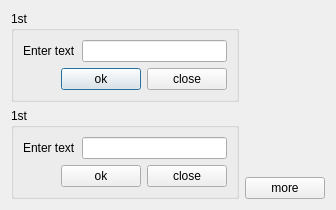
<?xml version="1.0" encoding="UTF-8"?>
<ui version="4.0">
 <class>MyDialogWindow</class>
 <widget class="QDialog" name="MyDialogWindow">
  <property name="geometry">
   <rect>
    <x>0</x>
    <y>0</y>
    <width>336</width>
    <height>196</height>
   </rect>
  </property>
  <property name="windowTitle">
   <string>Dialog</string>
  </property>
  <layout class="QGridLayout" name="gridLayout_5">
   <item row="0" column="0">
    <layout class="QGridLayout" name="gridLayout_4">
     <item row="0" column="0">
      <layout class="QGridLayout" name="gridLayout_3">
       <item row="0" column="0">
        <widget class="QGroupBox" name="groupBox">
         <property name="title">
          <string>1st</string>
         </property>
         <layout class="QGridLayout" name="gridLayout">
          <item row="0" column="0">
           <widget class="QLabel" name="label">
            <property name="text">
             <string>Enter text</string>
            </property>
           </widget>
          </item>
          <item row="0" column="1">
           <widget class="QLineEdit" name="lineEdit"/>
          </item>
          <item row="1" column="0" colspan="2">
           <layout class="QHBoxLayout" name="horizontalLayout">
            <item>
             <spacer name="horizontalSpacer">
              <property name="orientation">
               <enum>Qt::Horizontal</enum>
              </property>
              <property name="sizeHint" stdset="0">
               <size>
                <width>40</width>
                <height>20</height>
               </size>
              </property>
             </spacer>
            </item>
            <item>
             <widget class="QPushButton" name="okButton">
              <property name="text">
               <string>ok</string>
              </property>
             </widget>
            </item>
            <item>
             <widget class="QPushButton" name="closeButton">
              <property name="text">
               <string>close</string>
              </property>
             </widget>
            </item>
           </layout>
          </item>
         </layout>
        </widget>
       </item>
      </layout>
     </item>
     <item row="1" column="0">
      <widget class="QGroupBox" name="groupBox_2">
       <property name="title">
        <string>1st</string>
       </property>
       <layout class="QGridLayout" name="gridLayout_2">
        <item row="0" column="0">
         <widget class="QLabel" name="label_2">
          <property name="text">
           <string>Enter text</string>
          </property>
         </widget>
        </item>
        <item row="0" column="1">
         <widget class="QLineEdit" name="lineEdit_2"/>
        </item>
        <item row="1" column="0" colspan="2">
         <layout class="QHBoxLayout" name="horizontalLayout_2">
          <item>
           <spacer name="horizontalSpacer_2">
            <property name="orientation">
             <enum>Qt::Horizontal</enum>
            </property>
            <property name="sizeHint" stdset="0">
             <size>
              <width>40</width>
              <height>20</height>
             </size>
            </property>
           </spacer>
          </item>
          <item>
           <widget class="QPushButton" name="okButton_2">
            <property name="text">
             <string>ok</string>
            </property>
           </widget>
          </item>
          <item>
           <widget class="QPushButton" name="closeButton_2">
            <property name="text">
             <string>close</string>
            </property>
           </widget>
          </item>
         </layout>
        </item>
       </layout>
      </widget>
     </item>
    </layout>
   </item>
   <item row="0" column="1">
    <layout class="QVBoxLayout" name="verticalLayout">
     <item>
      <spacer name="verticalSpacer">
       <property name="orientation">
        <enum>Qt::Vertical</enum>
       </property>
       <property name="sizeHint" stdset="0">
        <size>
         <width>38</width>
         <height>88</height>
        </size>
       </property>
      </spacer>
     </item>
     <item>
      <widget class="QPushButton" name="pushButton">
       <property name="text">
        <string>more</string>
       </property>
      </widget>
     </item>
    </layout>
   </item>
  </layout>
  <zorder>volume</zorder>
  <zorder>IntVolume</zorder>
  <zorder>okButton</zorder>
  <zorder>closeButton</zorder>
  <zorder>label</zorder>
  <zorder>lineEdit</zorder>
  <zorder>horizontalSpacer</zorder>
  <zorder>splitter</zorder>
  <zorder>groupBox</zorder>
  <zorder>groupBox_2</zorder>
  <zorder>pushButton</zorder>
  <zorder>verticalSpacer</zorder>
  <zorder>groupBox_2</zorder>
 </widget>
 <tabstops>
  <tabstop>lineEdit</tabstop>
  <tabstop>okButton</tabstop>
  <tabstop>closeButton</tabstop>
 </tabstops>
 <resources/>
 <connections>
  <connection>
   <sender>okButton</sender>
   <signal>clicked()</signal>
   <receiver>MyDialogWindow</receiver>
   <slot>accept()</slot>
   <hints>
    <hint type="sourcelabel">
     <x>128</x>
     <y>91</y>
    </hint>
    <hint type="destinationlabel">
     <x>37</x>
     <y>107</y>
    </hint>
   </hints>
  </connection>
  <connection>
   <sender>closeButton</sender>
   <signal>clicked()</signal>
   <receiver>MyDialogWindow</receiver>
   <slot>reject()</slot>
   <hints>
    <hint type="sourcelabel">
     <x>211</x>
     <y>83</y>
    </hint>
    <hint type="destinationlabel">
     <x>45</x>
     <y>74</y>
    </hint>
   </hints>
  </connection>
 </connections>
</ui>
